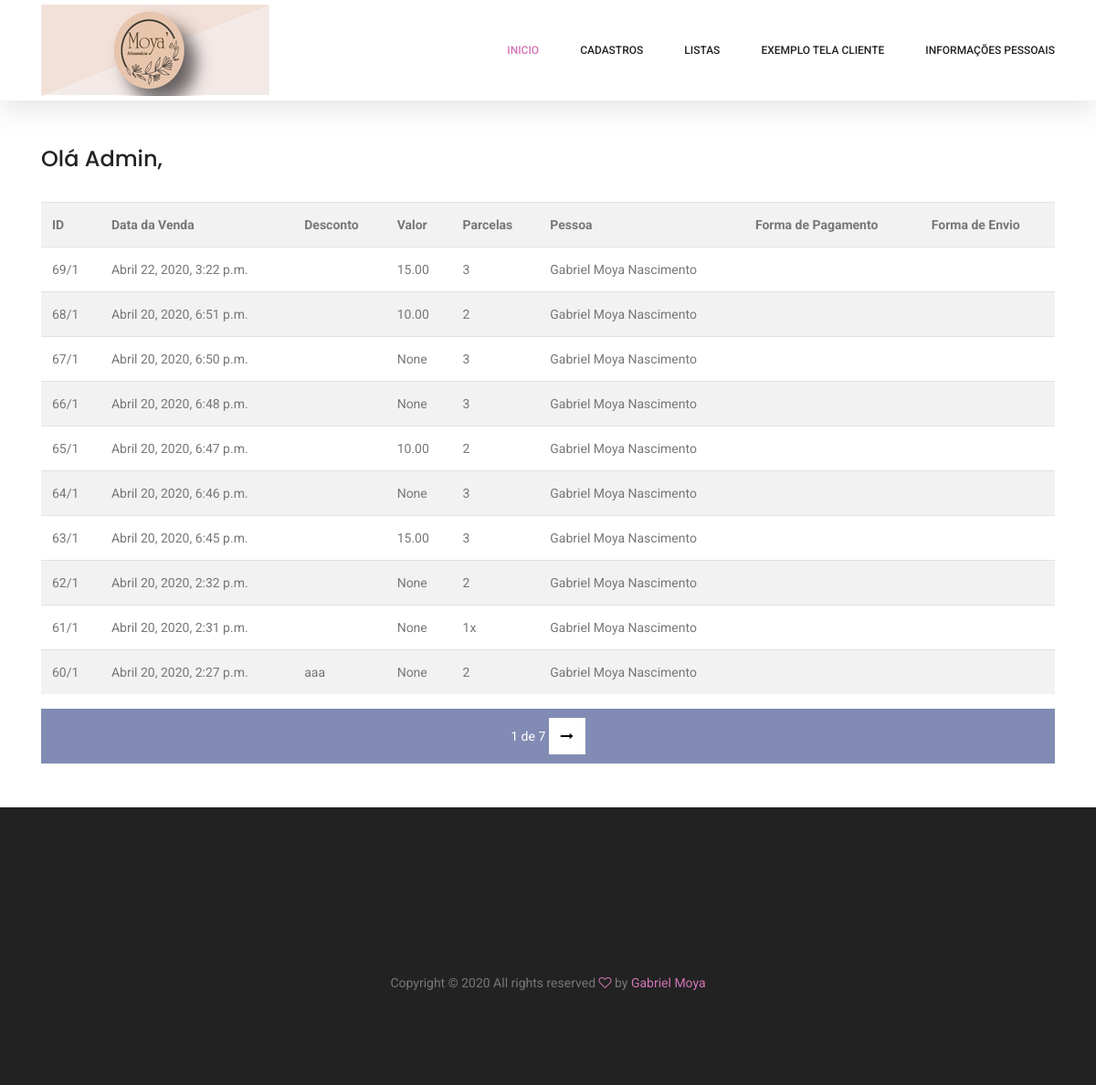
/adm/listar/vendas/ (signed in), run on an earlier commit of the app's database.
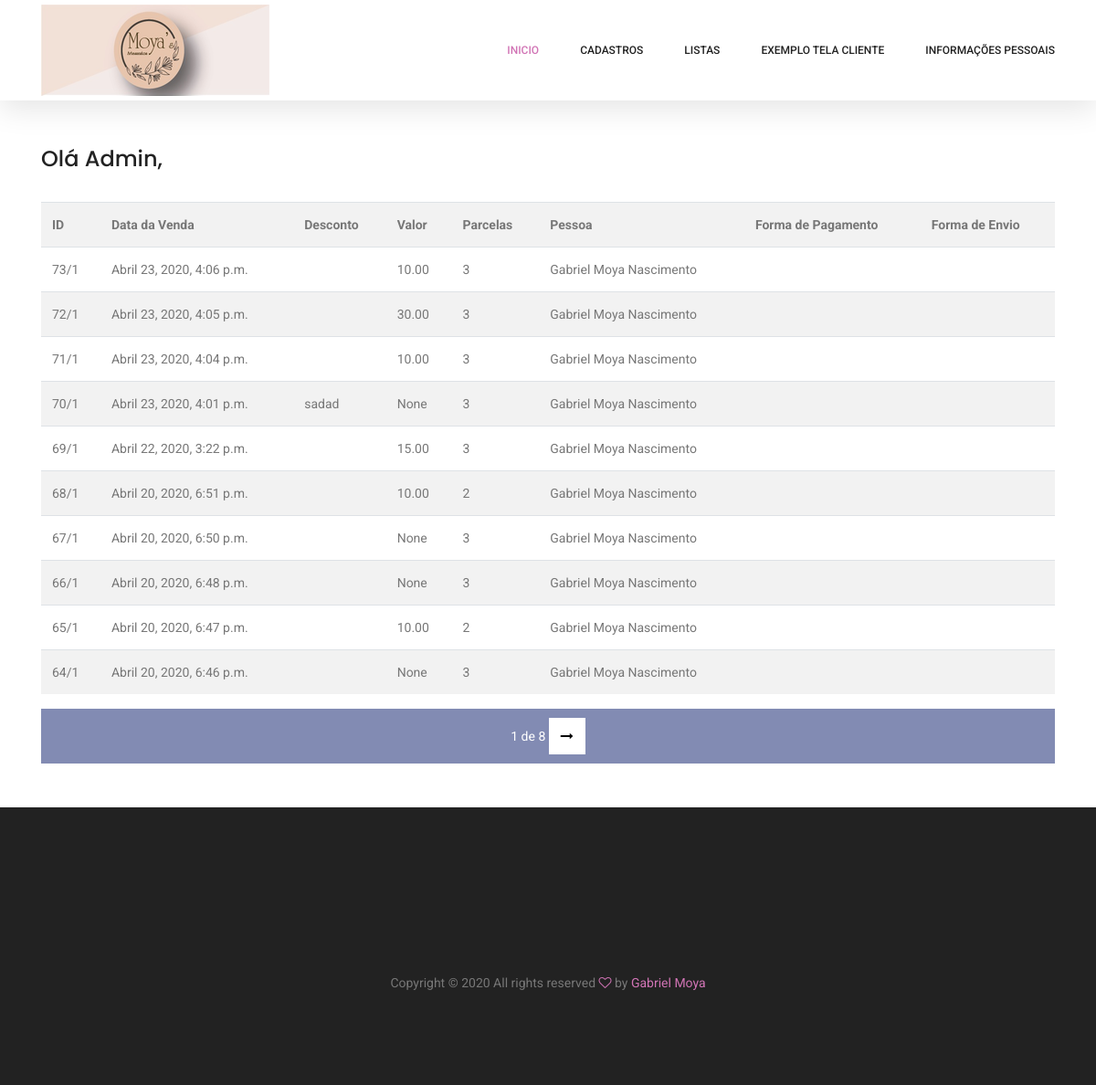
And on a later commit of the database.
### cadastros/models.py (models this page shows, shortened)
class Venda(models.Model):
    PARCELA_CHOICES = (
          ("1","À Vista"),
          ("2","2x"),
          ("3","3x"),
    )
    data_da_venda = models.DateTimeField(auto_now=True)
    desconto = models.CharField(max_length=100, null=True, blank=True, verbose_name="cupom de desconto")
    valor = models.DecimalField(max_digits=50, decimal_places=2,null=True, blank=True)
    parcelas = models.CharField(max_length = 100, choices = PARCELA_CHOICES)
    forma_pagamento = models.ForeignKey(FormaPagamento, on_delete=models.PROTECT,null=True, blank=True)
    forma_envio = models.ForeignKey(FormaEnvio, on_delete=models.PROTECT,null=True, blank=True)
    usuario = models.ForeignKey(User, on_delete=models.PROTECT)
    class Meta:
        ordering = ["-pk"]

class Pessoa(models.Model):
    nome = models.CharField(max_length=50, verbose_name="Qual seu nome?", help_text="Digite seu nome completo", null=True)
    nascimento = models.DateField(verbose_name='data de nascimento', null=True)
    endereco = models.CharField(max_length=100, null=True)
    numero = models.CharField(max_length=10, verbose_name="Número", null=True)
    cep = models.CharField(max_length=25, null=True)
    rg = models.CharField(max_length=25, null=True)
    cpf = models.CharField(max_length=25, null=True)
    telefone = models.CharField(max_length=25, null=True)
    cidade = models.ForeignKey(Cidade, on_delete=models.PROTECT, null=True)
    usuario = models.OneToOneField(User, on_delete=models.PROTECT)

### cadastros/views.py (the view)
# urls.py: path('adm/listar/vendas/', VendaList.as_view(), name="listar-vendas"),
class VendaList(GroupRequiredMixin, LoginRequiredMixin, ListView):
    model = Venda
    template_name = 'cadastros/listar_vendas.html'
    login_url = reverse_lazy('login')
    group_required = u"Administrador"
    def get_context_data(self, *args, **kwargs):
        context = super().get_context_data(*args, **kwargs)
        vendas = Venda.objects.all()
        paginator = Paginator(vendas, 10)  # Divide  em páginas
        page = self.request.GET.get('pagina')  # Recebe a página atual
        vendas = paginator.get_page(page)  # Filtra os objetos dessa página
        context['vendas'] = vendas
        return context

### cadastros/templates/cadastros/listar_vendas.html (shortened to what this page needs)
{% extends 'cadastros/formulario.html' %}
{% load crispy_forms_tags %}
{% block conteudo %}
<div class="container mt-5 py-5">
    <div class="row pt-5 mt-3">
        <div class="col-lg">
            {% if request.user.groups.all.0.name == "Administrador" %}
            <h3>Olá Admin,</h3><br>
            {% else %}
            <h3>Olá Funcionário,</h3><br>
            {% endif %}
            <table class="table table-striped">
                <tr>
                    <th>ID</th>
                    <th>Data da Venda</th>
                    <th>Desconto</th>
                    <th>Valor</th>
                    <th>Parcelas</th>
                    <th>Pessoa</th>
                    <th>Forma de Pagamento</th>
                    <th>Forma de Envio</th>
                </tr>
                {% for venda in vendas %}
                <tr>
                    <td>{{venda.pk}}/{{venda.usuario.pk}}</td>
                    <td>{{venda.data_da_venda}}</td>
                    <td>{{venda.desconto}}</td>
                    <td>{{venda.valor}}</td>
                    <td>{{venda.parcelas}}</td>
                    <td>{{venda.usuario.pessoa.nome}}</td>
                    <td>{{venda.formaPagamento.nome}}</td>
                    <td>{{venda.formaEnvio.nome}}</td>
                </tr>
                {% empty %}
                <tr>
                    <td colspan="3">Nenhum venda Registrada!</td>
                </tr>
                {% endfor %}
            </table>
            <div class="filter-bar d-flex flex-wrap align-items-center">
                <div class="pagination mx-auto">
                    <span class="step-links">
                        <span class="current text-white">
                            {{ vendas.number }} de {{ vendas.paginator.num_pages }}
                        </span>
                        {% if vendas.has_next %}
                        <a href="?pagina={{ vendas.next_page_number }}">
                            <i class="fa fa-long-arrow-right" aria-hidden="true"></i>
                        </a>
                        {% endif %}
                    </span>
                </div>
            </div>
        </div>
    </div>
</div>
{% endblock %}

What changed in the data, as far as the page shows it:
no longer on this page (row unchanged): Venda: pk "63", usuario.pk "1", data_da_venda "Abril 20, 2020, 6:45 p.m.", valor "15.00", parcelas "3", usuario.pessoa.nome "Gabriel Moya Nascimento"
no longer on this page (row unchanged): Venda: pk "62", usuario.pk "1", data_da_venda "Abril 20, 2020, 2:32 p.m.", valor "None", parcelas "2", usuario.pessoa.nome "Gabriel Moya Nascimento"
no longer on this page (row unchanged): Venda: pk "61", usuario.pk "1", data_da_venda "Abril 20, 2020, 2:31 p.m.", valor "None", parcelas "1x", usuario.pessoa.nome "Gabriel Moya Nascimento"
no longer on this page (row unchanged): Venda: pk "60", usuario.pk "1", data_da_venda "Abril 20, 2020, 2:27 p.m.", desconto "aaa", valor "None", parcelas "2", usuario.pessoa.nome "Gabriel Moya Nascimento"
added Venda: pk "73", usuario.pk "1", data_da_venda "Abril 23, 2020, 4:06 p.m.", valor "10.00", parcelas "3", usuario.pessoa.nome "Gabriel Moya Nascimento"
added Venda: pk "72", usuario.pk "1", data_da_venda "Abril 23, 2020, 4:05 p.m.", valor "30.00", parcelas "3", usuario.pessoa.nome "Gabriel Moya Nascimento"
added Venda: pk "71", usuario.pk "1", data_da_venda "Abril 23, 2020, 4:04 p.m.", valor "10.00", parcelas "3", usuario.pessoa.nome "Gabriel Moya Nascimento"
added Venda: pk "70", usuario.pk "1", data_da_venda "Abril 23, 2020, 4:01 p.m.", desconto "sadad", valor "None", parcelas "3", usuario.pessoa.nome "Gabriel Moya Nascimento"
Also different on the page:
{{ vendas.paginator.num_pages }}: "7" → "8"
